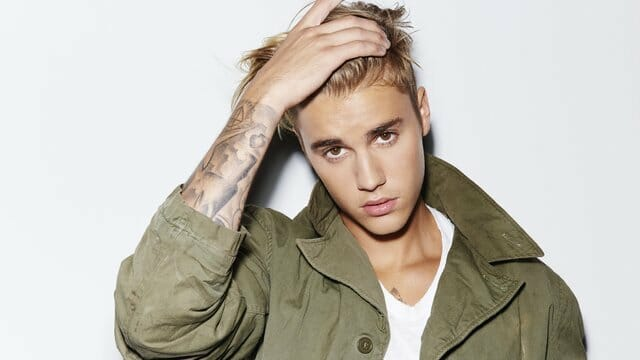
#> input picture Justin_Bieber.jfif, 640 x 360 px
$ jupyter execute 'Task 4.3.ipynb'
#> lines starting #> are read from the running program, lines starting #| are printed output that depends on the picture
[cell 1]
import cv2
import numpy

[cell 2]
Justin_Bieber = cv2.imread("Justin_Bieber.jfif")
#> Justin_Bieber is the input picture: shape (360, 640, 3); mean B, G, R 179.8, 189.9, 194.3
cv2.imshow("Justin Bieber",Justin_Bieber)
cv2.waitKey()
cv2.destroyAllWindows()

[cell 3]
Justin_Bieber.shape
#> Out = (360, 640, 3)

[cell 4]
Charlie_Puth = cv2.imread("Charlie_Puth.jfif")
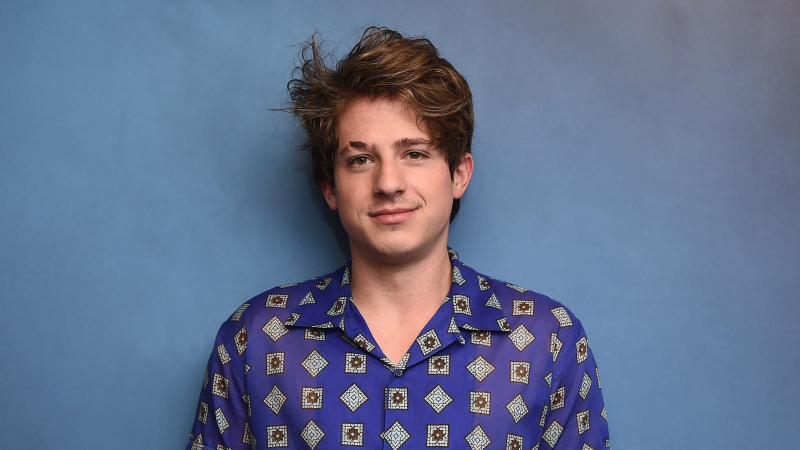
#> input picture Charlie_Puth.jfif, 1600 x 900 px (shown at 1/2 size)
#> Charlie_Puth is the input picture: shape (900, 1600, 3); mean B, G, R 142.1, 113, 99.6
cv2.imshow("Charlie Puth",Charlie_Puth)
cv2.waitKey()
cv2.destroyAllWindows()

[cell 5]
Charlie_Puth.shape
#> Out = (900, 1600, 3)

# There is difference in size of array of both the images. So let's make the size of array of both the images equal.

[cell 6]
crop_Justin_Bieber = Justin_Bieber[: ,:]
cv2.imshow("Justin Bieber",crop_Justin_Bieber)
cv2.waitKey()
cv2.destroyAllWindows()

[cell 7]
crop_Justin_Bieber.shape
#> Out = (360, 640, 3)

[cell 8]
crop_Charlie_Puth = Charlie_Puth[150:150+360 , 500:1140]
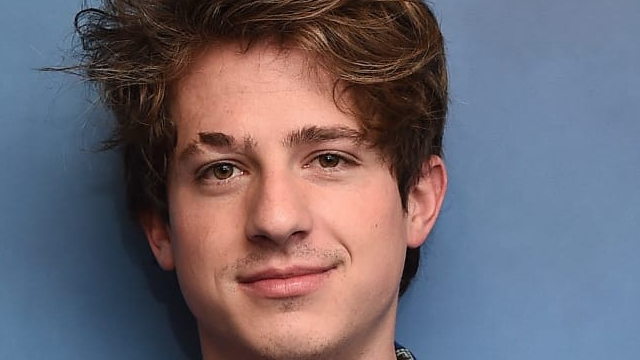
#> crop_Charlie_Puth: shape (360, 640, 3); mean B, G, R 112.1, 102.5, 109.8
cv2.imshow("Charlie Puth",crop_Charlie_Puth)
cv2.waitKey()
cv2.destroyAllWindows()

[cell 9]
crop_Charlie_Puth.shape
#> Out = (360, 640, 3)

# Now size of array of both the images are same. Now let's combine both the images...

[cell 10]
Justin_Charlie = numpy.hstack((crop_Charlie_Puth, crop_Justin_Bieber))
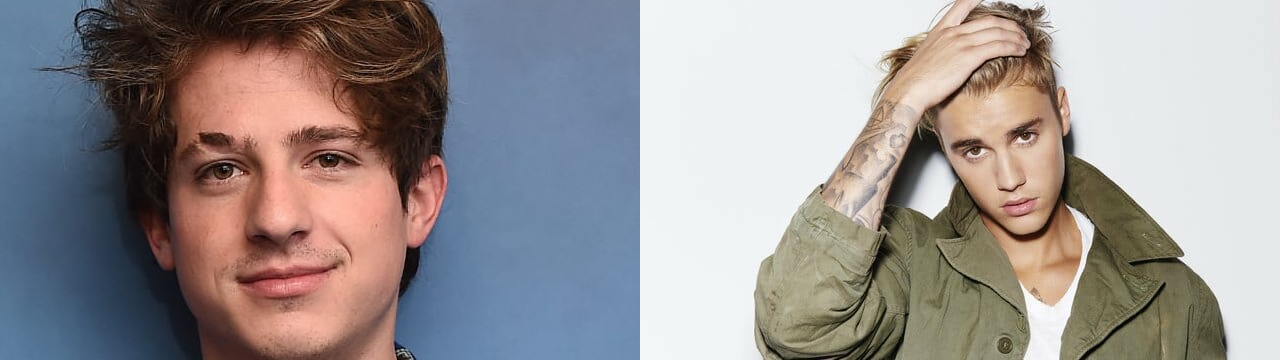
#> Justin_Charlie: shape (360, 1280, 3); mean B, G, R 146, 146.2, 152.1
